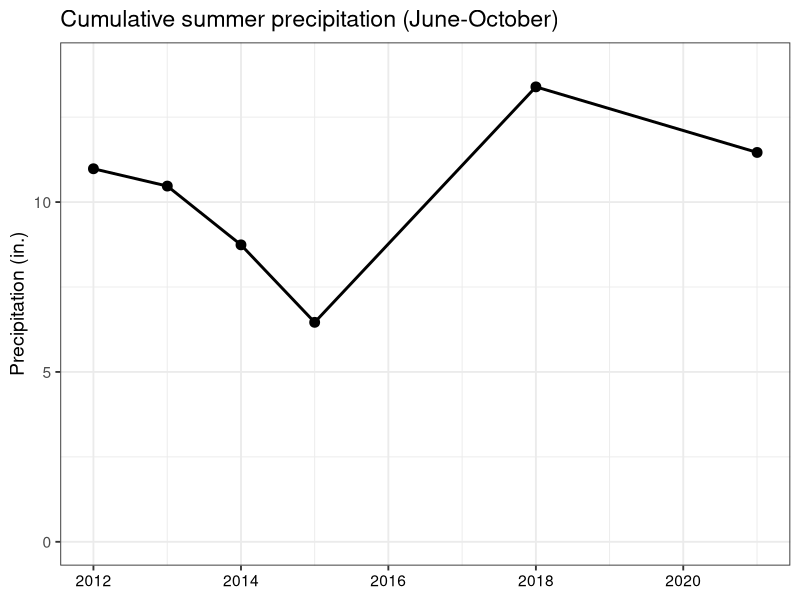
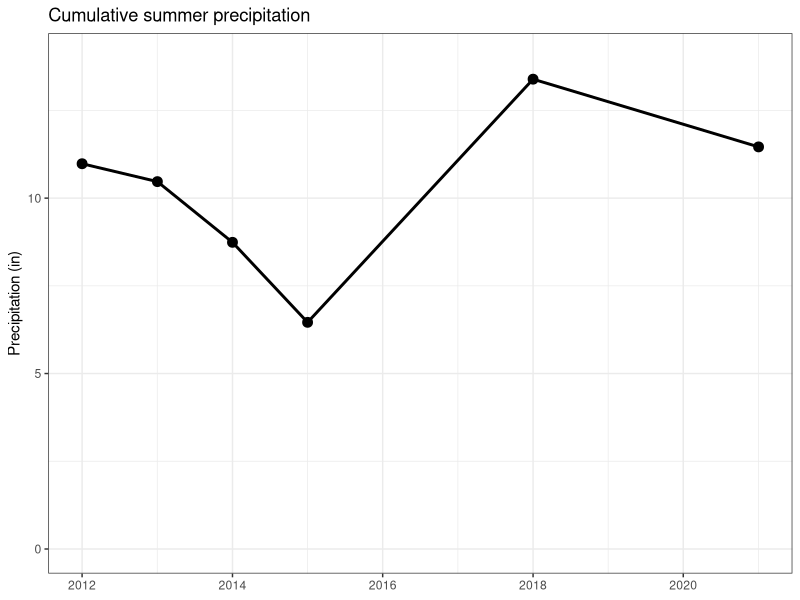
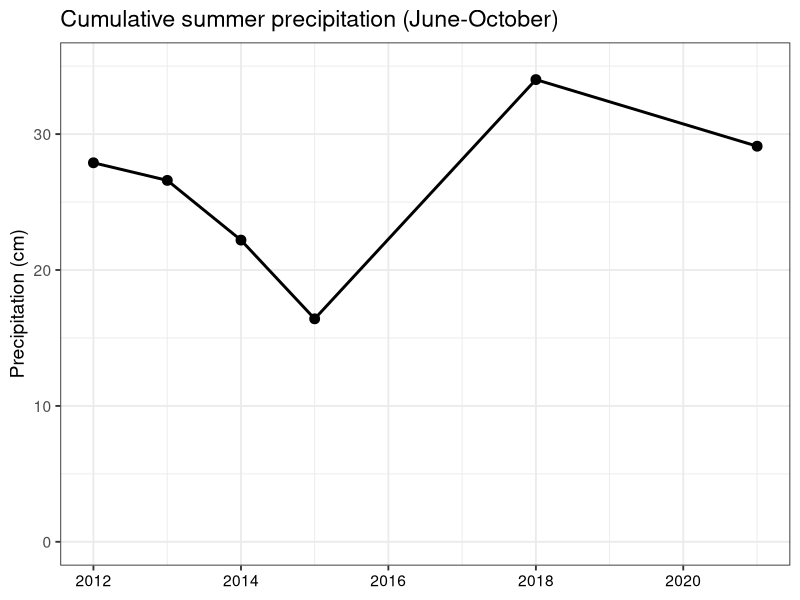

Write R code to recreate these figures, in order.
# Purpose: Graph precipitation data from Pima County ALERT system, sensor #6380,
#   sourced from https://webcms.pima.gov/government/flood_control/services/precipitation_and_streamflow_data/.
# Created: 2023-02-02
# Last updated: 2023-08-27

library(tidyverse)
library(plotrix)

# Load data ---------------------------------------------------------------

precip <- read.table("data/PimaCounty_precip/PimaCounty_precip_2012-2021.txt",
                     sep = "\t", header = TRUE)


# Data wrangling ----------------------------------------------------------

precip$year.xaxis <- as.Date(precip$year.xaxis)
precip$Precip_cum_cm <- precip$Precip_cum * 2.54

precip.sample <- precip |> 
  filter(!str_detect(year.xaxis, c("2020|2016|2017|2019")))

precip <- precip |> 
  arrange(Date0)


# Averages ----------------------------------------------------------------

summary(precip$Precip_cum)
summary(precip$Precip_cum_cm)


# Percent change of extreme years -----------------------------------------

# 2018-2019
(precip[8, 9] - precip[7, 9]) / precip[7, 9] * 100 # -74.6826

# 2019-2020
(precip[9, 9] - precip[8, 9]) / precip[8, 9] * 100 # 79.941

# 2020-2021
(precip[10, 9] - precip[9, 9]) / precip[9, 9] * 100 # 87.86885

# 2019-2021
(precip[10, 9] - precip[8, 9]) / precip[8, 9] * 100 # 238.0531



# Graph -------------------------------------------------------------------

# Every year
# Inches
ggplot(precip, aes(x = year.xaxis, y = Precip_cum)) +
  geom_line(linewidth = 1) +
  geom_point(size = 3) +
  xlab(NULL) +
  ylab("Precipitation (in.)") +
  ggtitle("Cumulative summer precipitation (June-October)") +
  theme_bw(base_size = 14) +
  scale_y_continuous(limits = c(0, 14)) +
  theme(axis.text.x = element_text(color = "black")) 

# Centimeters
tiff("figures/2023-07_draft-figures/Precipitation-line-graph.tiff", width = 6, height = 4, units = "in", res = 150)
ggplot(precip, aes(x = year.xaxis, y = Precip_cum_cm)) +
  geom_line(linewidth = 1) +
  geom_point(size = 3) +
  xlab(NULL) +
  ylab("Precipitation (cm)") +
  ggtitle("Cumulative summer precipitation (June-October)") +
  theme_bw(base_size = 14) +
  scale_y_continuous(limits = c(0, 35)) +
  theme(axis.text.x = element_text(color = "black")) 
dev.off()

# Sampled years only
ggplot(precip.sample, aes(x = year.xaxis, y = Precip_cum)) +
  geom_line(linewidth = 1) +
  geom_point(size = 3) +
  xlab(NULL) +
  ylab("Precipitation (in)") +
  ggtitle("Cumulative summer precipitation") +
  theme_bw() +
  scale_y_continuous(limits = c(0, 14))
